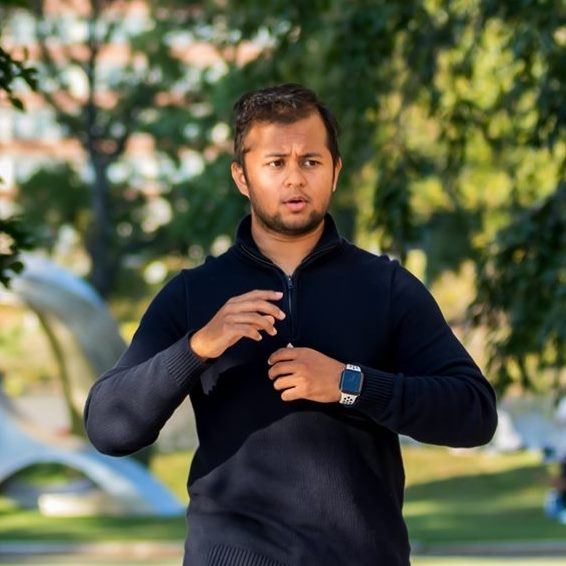
#> input picture Homeworks/HW1/rishab.jpg, 566 x 566 px
$ jupyter execute HW1.ipynb
#> lines starting #> are read from the running program, lines starting #| are printed output that depends on the picture
[cell 1]
import numpy as np
import matplotlib.pyplot as plt
import cv2

[cell 2]
image = cv2.imread("./rishab.jpg")
#> image is the input picture: shape (566, 566, 3); mean B, G, R 72.1, 93.5, 91

[cell 3]
def rgb2gray(image):
        # ITU-R 601-2 luma transform
        R = (image[:, :, 0] *.299)
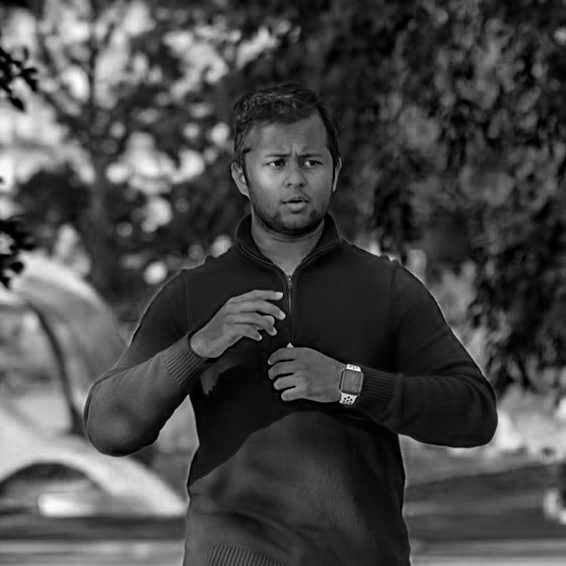
#> R: shape (566, 566) float64; min 0, max 76.24, mean 21.5; drawn with min black and max white
        G = (image[:, :, 1] *.587)
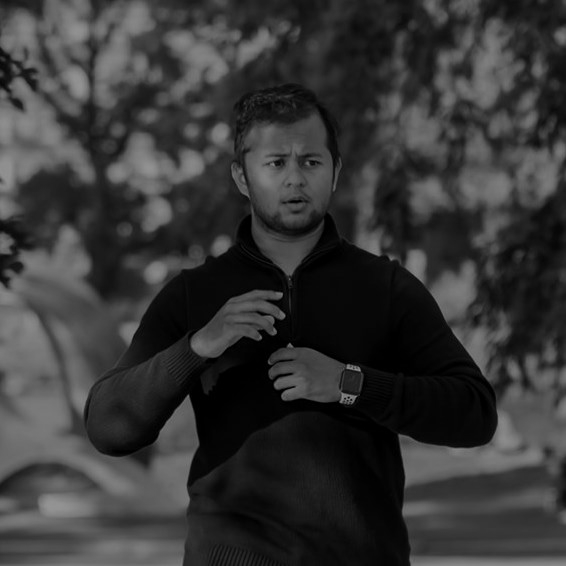
#> G: shape (566, 566) float64; min 0, max 149.1, mean 54.9
        B = (image[:, :, 2] *.114)
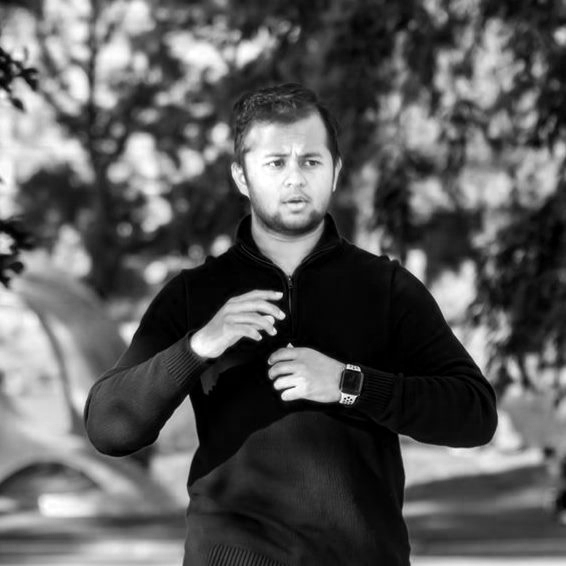
#> B: shape (566, 566) float64; min 0, max 29.07, mean 10.4; drawn with min black and max white

        grayImage = image

        for i in range(image.shape[2]):
           grayImage[:,:,i] = (R+G+B)
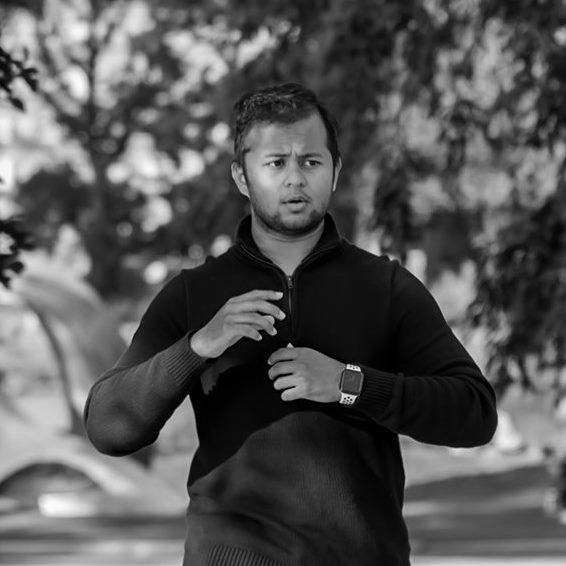
#> grayImage: shape (566, 566, 3); min 0, max 253, mean 86.3

        return grayImage

[cell 4]
def simple_edge_detection(image):
    # simple edge detection kernel
    kernel = np.array([[-1, -1, -1], [-1, 8, -1], [-1, -1, -1]])
    # convolve kernel
    output = cv2.filter2D(image,-1,kernel)
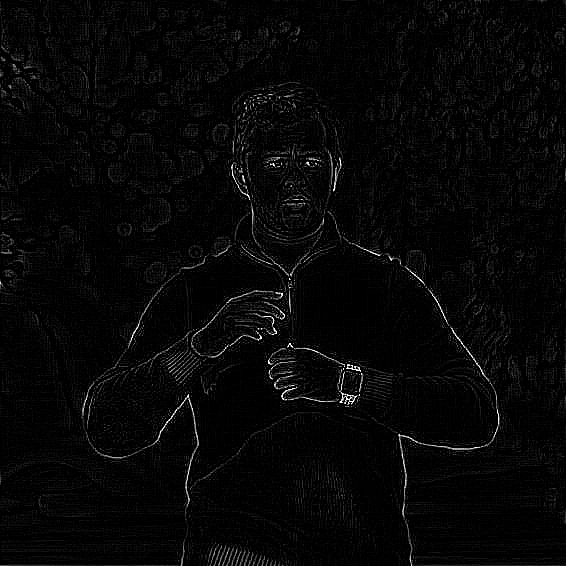
#> output: shape (566, 566, 3); min 0, max 255, mean 6.8
    return output
